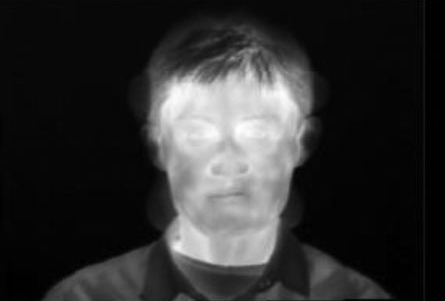
%> input picture DATABASE/1.jpg, 445 x 301 px; its folder holds only this picture in this run
$ octave FINALDEMO.m   (GNU Octave 9; MATLAB toolbox functions it lacks are replaced by stand-ins)
%> lines starting %> are read from the running program, lines starting %| are printed output that depends on the picture; in (x1, y1, x2, y2) boxes, pixels count from 0 and x2, y2 are one past the last pixel; in counts of white or black regions, pixels touching at a corner belong together; the program's own positions count from 1
### enhancement.m
function [shapSkeleton thermalimage Ioo U out]=enhancement(I)

%% 1) Thermal Infrared Image Registration


[r c d]=size(I);

I1=rgb2gray(I);
figure;imshow(I1);title('gray');
t=graythresh(I1);
I2=im2bw(I1,t);
%% 2) Thermal Signature Extraction:
% a) Face segmentation

I1=double(I1);
I2=double(I2);
I3=I2.*I1;
I3=uint8(I3);

m = zeros(size(I3,1),size(I3,2));          %-- create initial mask
m(80:103,123:232) = 1;

I4 = imresize(I3,.5);  %-- make image smaller
m = imresize(m,.5);  %     for fast computation

seg = DFACRS(I4, m, 240); %-- Run segmentation

seg=double(imresize(seg,[r c]));
I3=double(I3);
act_cont_seg=I3.*seg;
act_cont_seg=uint8(act_cont_seg);
figure;imshow(act_cont_seg);title('Face Segmentation');
% b) Noise removal
num_iter=15;
delta_t=1/7;
kappa = 30;
option = 2;

act_cont_seg=double(act_cont_seg);
dircfil = directional_filter(act_cont_seg,45);
dircfil=uint8(dircfil);

diff_im = anisodiff2D(dircfil, num_iter, delta_t, kappa, option);
diff_im=uint8(diff_im);
figure;imshow(diff_im);title('Noise Removal');
% c) Image morphology
diff_im=double(diff_im);
se = strel('disk',2);
tophatFiltered = imtophat(diff_im,se);
tophatFiltered=~tophatFiltered;
figure;imshow(tophatFiltered);title('TopHat');
% d) Postprocessing
interval = [0 1 1; 1  1 1; 0  1  0];
hitmiss = bwhitmiss(tophatFiltered,interval);

imagen_binario_complemento = imcomplement(hitmiss);
figure;imshow(imagen_binario_complemento);title('dirction1');
imagen_previa = imfill(imagen_binario_complemento ,'holes');

Skeleton = bwmorph(imagen_previa ,'skel',inf);
figure;imshow(Skeleton);title('skeleton');
% e) Generation of thermal signature template
se1 = strel('disk',1);
closeSkeleton = imdilate(Skeleton,se1);

shapSkeleton = bwareaopen(closeSkeleton,30);
figure;imshow(shapSkeleton);title('Image shape Skeleton');

temp=double(~shapSkeleton);
thermalimage=I1.*temp;

thermalimage=uint8(thermalimage);


%% C. Distance-Based Similarity Measure for Thermal Infrared Signatures and Template Matching

TrainDatabasePath =('./DATABASE/');
TrainFiles = dir(TrainDatabasePath);
Train_Number = 0;

for i = 1:size(TrainFiles,1)
    if not(strcmp(TrainFiles(i).name,'.')|strcmp(TrainFiles(i).name,'..')|strcmp(TrainFiles(i).name,'Thumbs.db'))
        Train_Number = Train_Number + 1;
    end
end
datanum=Train_Number;

T = [];

for i = 1 : Train_Number
    str = int2str(i);
    str = strcat('\',str,'.jpg');
    str = strcat(TrainDatabasePath,str);
    indata = imread(str);
    img=imresize(indata,[301 445]);
    [r c d]=size(img);
    if d==3
        img = rgb2gray(img);
    else
        img=img;
    end

    [irow icol] = size(img);
    temp = reshape(img',irow*icol,1);

    T = [T temp];

end

m = mean(T,2);
Train_Number = size(T,2);
A = [];

for i = 1 : Train_Number
    temp = double(T(:,i)) - m;
    A = [A temp];
end

L = A'*A;
[V D] = eig(L);
L_eig_vec = [];

for i = 1 : size(V,2)
    if( D(i,i)>1 )
        L_eig_vec = [L_eig_vec V(:,i)];
    end
end

Eigenfaces = A'.* max(max(L_eig_vec));
dataimage=img;

OutputName = Euclideandistances(thermalimage,m, A, Eigenfaces,datanum);

str = strcat(TrainDatabasePath,OutputName);
U=imread(str);


[dataimg shSkel]=enhanthermalprocess(U);

X=shapSkeleton-shSkel;
Xmax=max(max(X));

total_matched_percentage=ait_picmatch(thermalimage,dataimg)

if Xmax==0
    if(total_matched_percentage >= 90)
        X= num2str(total_matched_percentage);
        A_B=sprintf('%s PERCENTAGE *MATCHED*',X);
        out=1;
    else
        X=num2str(total_matched_percentage);
        A_B=sprintf('%s PERCENTAGE *NOT MATCHED*',X);
        OutputName='ImgNotIndB.jpg';
        U=imread(OutputName);
        out=0;
    end
else
    X=num2str(total_matched_percentage);
    A_B=sprintf('%s PERCENTAGE *NOT MATCHED*',X);
    OutputName='ImgNotIndB.jpg';
    U=imread(OutputName);
    out=0;
end

result=imresize(text2im(A_B),[50 600]);

Ioo(:,:,1)=result*255;
Ioo(:,:,2)=0;
Ioo(:,:,3)=0;

### DFACRS.m
% Region Based dual-front Active Contour Segmentation
%
% seg = region_seg(I,init_mask,max_its,alpha,display)
%
% Inputs: I           2D image
%         init_mask   Initialization (1 = foreground, 0 = bg)
%         max_its     Number of iterations to run segmentation for
%         alpha       (optional) Weight of smoothing term
%                       higer = smoother.  default = 0.2
%         display     (optional) displays intermediate outputs
%                       default = true
%
% Outputs: seg        Final segmentation mask (1=fg, 0=bg)


% Example:
% img = imread('tire.tif');
% m = zeros(size(img));
% m(33:33+117,44:44+128) = 1;
% seg = region_seg(img,m,500);
%
%------------------------------------------------------------------------
function seg = DFACRS(I,init_mask,max_its,alpha,display)

  %-- default value for parameter alpha is .1
  if(~exist('alpha','var'))
    alpha = .2;
  end
  %-- default behavior is to display intermediate outputs
  if(~exist('display','var'))
    display = true;
  end
  %-- ensures image is 2D double matrix
  I = im2graydouble(I);

  %-- Create a signed distance map (SDF) from mask
  phi = mask2phi(init_mask);

  %--main loop
  for its = 1:max_its   % Note: no automatic convergence test

    idx = find(phi <= 1.2 & phi >= -1.2);  %get the curve's narrow band

    %-- find interior and exterior mean
    upts = find(phi<=0);                 % interior points
    vpts = find(phi>0);                  % exterior points
    u = sum(I(upts))/(length(upts)+eps); % interior mean
    v = sum(I(vpts))/(length(vpts)+eps); % exterior mean

    F = (I(idx)-u).^2-(I(idx)-v).^2;         % force from image information
    curvature = get_curvature(phi,idx);  % force from curvature penalty

    dphidt = F./max(abs(F)) + alpha*curvature;  % gradient descent to minimize energy

    %-- maintain the CFL condition
    dt = .45/(max(dphidt)+eps);

    %-- evolve the curve
    phi(idx) = phi(idx) + dt.*dphidt;

    %-- Keep SDF smooth
    phi = sussman(phi, .5);

    %-- intermediate output
    if((display>0)&&(mod(its,20) == 0))
      showCurveAndPhi(I,phi,its);
    end
  end

  %-- final output
  if(display)
    showCurveAndPhi(I,phi,its);
  end

  %-- make mask from SDF
  seg = phi<=0; %-- Get mask from levelset


%---------------------------------------------------------------------
%---------------------------------------------------------------------
%-- AUXILIARY FUNCTIONS ----------------------------------------------
%---------------------------------------------------------------------
%---------------------------------------------------------------------


%-- Displays the image with curve superimposed
function showCurveAndPhi(I, phi, i)
  imshow(I,'initialmagnification',200,'displayrange',[0 255]); hold on;
  contour(phi, [0 0], 'g','LineWidth',4);
  contour(phi, [0 0], 'r','LineWidth',2);
  hold off; title([num2str(i) ' Iterations']); drawnow;

%-- converts a mask to a SDF
function phi = mask2phi(init_a)
  phi=bwdist(init_a)-bwdist(1-init_a)+im2double(init_a)-.5;

%-- compute curvature along SDF
function curvature = get_curvature(phi,idx)
    [dimy, dimx] = size(phi);
    [y x] = ind2sub([dimy,dimx],idx);  % get subscripts

    %-- get subscripts of neighbors
    ym1 = y-1; xm1 = x-1; yp1 = y+1; xp1 = x+1;

    %-- bounds checking
    ym1(ym1<1) = 1; xm1(xm1<1) = 1;
    yp1(yp1>dimy)=dimy; xp1(xp1>dimx) = dimx;

    %-- get indexes for 8 neighbors
    idup = sub2ind(size(phi),yp1,x);
    iddn = sub2ind(size(phi),ym1,x);
    idlt = sub2ind(size(phi),y,xm1);
    idrt = sub2ind(size(phi),y,xp1);
    idul = sub2ind(size(phi),yp1,xm1);
    idur = sub2ind(size(phi),yp1,xp1);
    iddl = sub2ind(size(phi),ym1,xm1);
    iddr = sub2ind(size(phi),ym1,xp1);

    %-- get central derivatives of SDF at x,y
    phi_x  = -phi(idlt)+phi(idrt);
    phi_y  = -phi(iddn)+phi(idup);
    phi_xx = phi(idlt)-2*phi(idx)+phi(idrt);
    phi_yy = phi(iddn)-2*phi(idx)+phi(idup);
    phi_xy = -0.25*phi(iddl)-0.25*phi(idur)...
             +0.25*phi(iddr)+0.25*phi(idul);
    phi_x2 = phi_x.^2;
    phi_y2 = phi_y.^2;

    %-- compute curvature (Kappa)
    curvature = ((phi_x2.*phi_yy + phi_y2.*phi_xx - 2*phi_x.*phi_y.*phi_xy)./...
              (phi_x2 + phi_y2 +eps).^(3/2)).*(phi_x2 + phi_y2).^(1/2);

%-- Converts image to one channel (grayscale) double
function img = im2graydouble(img)
  [dimy, dimx, c] = size(img);
  if(isfloat(img)) % image is a double
    if(c==3)
      img = rgb2gray(uint8(img));
    end
  else           % image is a int
    if(c==3)
      img = rgb2gray(img);
    end
    img = double(img);
  end

%-- level set re-initialization by the sussman method
function D = sussman(D, dt)
  % forward/backward differences
  a = D - shiftR(D); % backward
  b = shiftL(D) - D; % forward
  c = D - shiftD(D); % backward
  d = shiftU(D) - D; % forward

  a_p = a;  a_n = a; % a+ and a-
  b_p = b;  b_n = b;
  c_p = c;  c_n = c;
  d_p = d;  d_n = d;

  a_p(a < 0) = 0;
  a_n(a > 0) = 0;
  b_p(b < 0) = 0;
  b_n(b > 0) = 0;
  c_p(c < 0) = 0;
  c_n(c > 0) = 0;
  d_p(d < 0) = 0;
  d_n(d > 0) = 0;

  dD = zeros(size(D));
  D_neg_ind = find(D < 0);
  D_pos_ind = find(D > 0);
  dD(D_pos_ind) = sqrt(max(a_p(D_pos_ind).^2, b_n(D_pos_ind).^2) ...
                       + max(c_p(D_pos_ind).^2, d_n(D_pos_ind).^2)) - 1;
  dD(D_neg_ind) = sqrt(max(a_n(D_neg_ind).^2, b_p(D_neg_ind).^2) ...
                       + max(c_n(D_neg_ind).^2, d_p(D_neg_ind).^2)) - 1;

  D = D - dt .* sussman_sign(D) .* dD;

%-- whole matrix derivatives
function shift = shiftD(M)
  shift = shiftR(M')';

function shift = shiftL(M)
  shift = [ M(:,2:size(M,2)) M(:,size(M,2)) ];

function shift = shiftR(M)
  shift = [ M(:,1) M(:,1:size(M,2)-1) ];

function shift = shiftU(M)
  shift = shiftL(M')';

function S = sussman_sign(D)
  S = D ./ sqrt(D.^2 + 1);


### directional_filter.m
function [J,h] = directional_filter(I,arg1)

if ~exist('I','var') || isempty(I)
   I = imread('cameraman.tif');
end
I = mean(double(I),3);


if ~exist('arg1','var') || ~isstruct(arg1)


    usageMode = 1;


    if ~exist('arg1','var') || isempty(arg1)
      arg1 = 0;
    end
    theta = -arg1*(pi/180);


    if ~exist('arg2','var') || isempty(arg2)
       arg2 = 1;
    end
    sigma = arg2;


    if ~exist('arg3','var') || isempty(arg3)
       arg3 = false;
    end
    vis = arg3;

else


    usageMode = 2;


    h = arg1;
    theta = -h.theta*(pi/180);
    sigma = h.sigma;
    g = h.g;
    gp = h.gp;


    if ~exist('arg2','var') || isempty(arg2)
       arg2 = false;
    end
    vis = arg2;

end


if usageMode == 1


   Wx = floor((5/2)*sigma);
   if Wx < 1
      Wx = 1
   end
   x = [-Wx:Wx];


   g = exp(-(x.^2)/(2*sigma^2));
   gp = -(x/sigma).*exp(-(x.^2)/(2*sigma^2));


   h.g = g;
   h.gp = gp;
   h.theta = -theta*(180/pi);
   h.sigma = sigma;

end


Ix = conv2(conv2(I,-gp,'same'),g','same');
Iy = conv2(conv2(I,g,'same'),-gp','same');


J = cos(theta)*Ix+sin(theta)*Iy;


if vis
   figure(1); clf; set(gcf,'Name','Oriented Filtering');
   subplot(2,2,1); imagesc(I); axis image; colormap(gray);
      title('Input Image');
   subplot(2,2,2); imagesc(J); axis image; colormap(gray);
      title(['Filtered Image (\theta = ',num2str(-theta*(180/pi)),'{\circ})']);
   subplot(2,1,2); imagesc(cos(theta)*(g'*gp)+sin(theta)*(gp'*g));
      axis image; colormap(gray);
      title(['Oriented Filter (\theta = ',num2str(-theta*(180/pi)),'{\circ})']);
end


### anisodiff2D.m
function diff_im = anisodiff2D(im, num_iter, delta_t, kappa, option)
%ANISODIFF2D Conventional anisotropic diffusion
%   DIFF_IM = ANISODIFF2D(IM, NUM_ITER, DELTA_T, KAPPA, OPTION) perfoms
%   conventional anisotropic diffusion (Perona & Malik) upon a gray scale
%   image. A 2D network structure of 8 neighboring nodes is considered for
%   diffusion conduction.
%
%       ARGUMENT DESCRIPTION:
%               IM       - gray scale image (MxN).
%               NUM_ITER - number of iterations.
%               DELTA_T  - integration constant (0 <= delta_t <= 1/7).
%                          Usually, due to numerical stability this
%                          parameter is set to its maximum value.
%               KAPPA    - gradient modulus threshold that controls the conduction.
%               OPTION   - conduction coefficient functions proposed by Perona & Malik:
%                          1 - c(x,y,t) = exp(-(nablaI/kappa).^2),
%                              privileges high-contrast edges over low-contrast ones.
%                          2 - c(x,y,t) = 1./(1 + (nablaI/kappa).^2),
%                              privileges wide regions over smaller ones.
%
%       OUTPUT DESCRIPTION:
%                DIFF_IM - (diffused) image with the largest scale-space parameter.
%
%   Example
%   -------------
%   s = phantom(512) + randn(512);
%   num_iter = 15;
%   delta_t = 1/7;
%   kappa = 30;
%   option = 2;
%   ad = anisodiff2D(s,num_iter,delta_t,kappa,option);
%   figure, subplot 121, imshow(s,[]), subplot 122, imshow(ad,[])
%
% See also anisodiff1D, anisodiff3D.

% References:
%   P. Perona and J. Malik.
%   Scale-Space and Edge Detection Using Anisotropic Diffusion.
%   IEEE Transactions on Pattern Analysis and Machine Intelligence,
%   12(7):629-639, July 1990.
%
%   G. Grieg, O. Kubler, R. Kikinis, and F. A. Jolesz.
%   Nonlinear Anisotropic Filtering of MRI Data.
%   IEEE Transactions on Medical Imaging,
%   11(2):221-232, June 1992.
%
%   MATLAB implementation based on Peter Kovesi's anisodiff(.):
%   P. D. Kovesi. MATLAB and Octave Functions for Computer Vision and Image Processing.
%   School of Computer Science & Software Engineering,
%   The University of Western Australia. Available from:
%   <http://www.csse.uwa.edu.au/~pk/research/matlabfns/>.
%
% Credits:
% Daniel Simoes Lopes
% ICIST
% Instituto Superior Tecnico - Universidade Tecnica de Lisboa
% danlopes (at) civil ist utl pt
% http://www.civil.ist.utl.pt/~danlopes
%
% May 2007 original version.

% Convert input image to double.
im = double(im);

% PDE (partial differential equation) initial condition.
diff_im = im;

% Center pixel distances.
dx = 1;
dy = 1;
dd = sqrt(2);

% 2D convolution masks - finite differences.
hN = [0 1 0; 0 -1 0; 0 0 0];
hS = [0 0 0; 0 -1 0; 0 1 0];
hE = [0 0 0; 0 -1 1; 0 0 0];
hW = [0 0 0; 1 -1 0; 0 0 0];
hNE = [0 0 1; 0 -1 0; 0 0 0];
hSE = [0 0 0; 0 -1 0; 0 0 1];
hSW = [0 0 0; 0 -1 0; 1 0 0];
hNW = [1 0 0; 0 -1 0; 0 0 0];

% Anisotropic diffusion.
for t = 1:num_iter

        % Finite differences. [imfilter(.,.,'conv') can be replaced by conv2(.,.,'same')]
        nablaN = imfilter(diff_im,hN,'conv');
        nablaS = imfilter(diff_im,hS,'conv');
        nablaW = imfilter(diff_im,hW,'conv');
        nablaE = imfilter(diff_im,hE,'conv');
        nablaNE = imfilter(diff_im,hNE,'conv');
        nablaSE = imfilter(diff_im,hSE,'conv');
        nablaSW = imfilter(diff_im,hSW,'conv');
        nablaNW = imfilter(diff_im,hNW,'conv');

        % Diffusion function.
        if option == 1
            cN = exp(-(nablaN/kappa).^2);
            cS = exp(-(nablaS/kappa).^2);
            cW = exp(-(nablaW/kappa).^2);
            cE = exp(-(nablaE/kappa).^2);
            cNE = exp(-(nablaNE/kappa).^2);
            cSE = exp(-(nablaSE/kappa).^2);
            cSW = exp(-(nablaSW/kappa).^2);
            cNW = exp(-(nablaNW/kappa).^2);
        elseif option == 2
            cN = 1./(1 + (nablaN/kappa).^2);
            cS = 1./(1 + (nablaS/kappa).^2);
            cW = 1./(1 + (nablaW/kappa).^2);
            cE = 1./(1 + (nablaE/kappa).^2);
            cNE = 1./(1 + (nablaNE/kappa).^2);
            cSE = 1./(1 + (nablaSE/kappa).^2);
            cSW = 1./(1 + (nablaSW/kappa).^2);
            cNW = 1./(1 + (nablaNW/kappa).^2);
        end

        % Discrete PDE solution.
        diff_im = diff_im + ...
                  delta_t*(...
                  (1/(dy^2))*cN.*nablaN + (1/(dy^2))*cS.*nablaS + ...
                  (1/(dx^2))*cW.*nablaW + (1/(dx^2))*cE.*nablaE + ...
                  (1/(dd^2))*cNE.*nablaNE + (1/(dd^2))*cSE.*nablaSE + ...
                  (1/(dd^2))*cSW.*nablaSW + (1/(dd^2))*cNW.*nablaNW );

        % Iteration warning.
%         fprintf('\rIteration %d\n',t);
end

### FINALDEMO.m
clc;
close all;
clear all;
run_function;
%> (this line was passed over: run_function is not available in this run)
warning off;

[fn fp]=uigetfile({'*.jpg;*.jpeg;*.bmp;*.png','All video Files';...
          '*.*','All Files' },'mytitle',...
          'C:\Work\Twin_A');
%> the answer given: DATABASE/1.jpg
QueryImageName=[fp fn];

I =imresize(imread(QueryImageName),[301 445]);
%> I is the input picture: size 301x445x3 uint8; min 0, max 254, mean 47.7

%% enhancement
[shapSkeleton1 thermalimage1 Ioo1 U1 out1]=enhancement(I);
%> in enhancement, `t=graythresh(I1);`: t = 0.384
%> in enhancement, `I2=im2bw(I1,t);`:
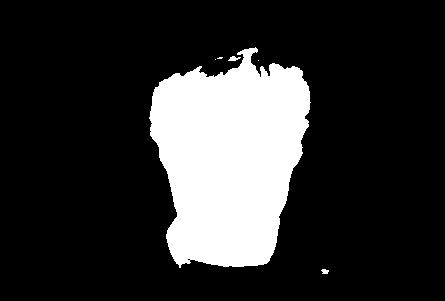
%> I2: size 301x445 logical; 19.1% white; 6 white regions (3 under 20 px), largest, box (x1, y1, x2, y2) and area: (149, 47, 311, 268) 25540, (228, 56, 241, 61) 39, (321, 269, 329, 274) 30
%> in enhancement, `m(80:103,123:232) = 1;`: m: size 301x445 double; values 0 (black) and 1 (white), 2% white; 1 white region, box (x1, y1, x2, y2) and area: (122, 79, 232, 103) 2640
%> the loop in DFACRS, `for its = 1:max_its` made 240 passes
%> (u, v, dt) on passes 1 to 3: (131.9, 32.7, 0.677), (148.6, 32.03, 0.534), (172.8, 31.71, 0.48)
%> pass 1, in sussman, `a = D - shiftR(D);`:
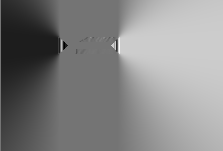
%> a: size 151x223 single; min -1.33, max 1.58, mean 0.183; drawn with min black and max white
%> after the loop in DFACRS, `for its = 1:max_its`:
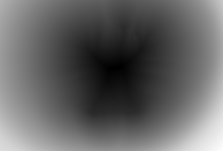
%> phi: size 151x223 single; min -30.2, max 143.8, mean 38.9; drawn with min black and max white
%> after the loop in DFACRS, `for its = 1:max_its`:
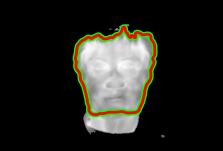
%> figure redrawn from the program's plot data; its title reads '240 Iterations'
%> in DFACRS, `seg = phi<=0;`: seg: size 151x223 logical; 15.4% white; 1 white region, box (x1, y1, x2, y2) and area: (75, 27, 155, 115) 5199
%> in enhancement, `seg=double(imresize(seg,[r c]));`: seg: size 301x445 double; values 0 (black) and 1 (white), 15.3% white; 1 white region, box (x1, y1, x2, y2) and area: (150, 54, 309, 229) 20505
%> the loop in anisodiff2D, `for t = 1:num_iter` made 15 passes
%> pass 1, in anisodiff2D, `nablaE = imfilter(diff_im,hE,'conv');`:
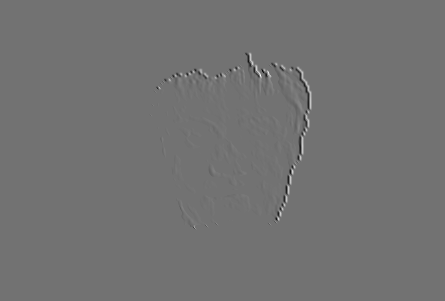
%> nablaE: size 301x445 double; min -185, max 226, mean 0; drawn with min black and max white
%> after the loop in anisodiff2D, `for t = 1:num_iter`:
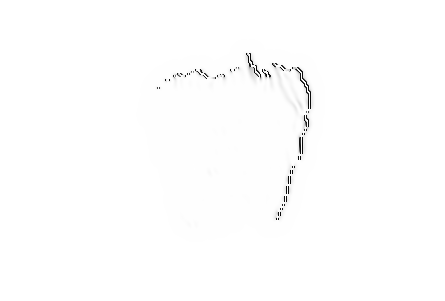
%> cE: size 301x445 double; min 0.026, max 1, mean 0.996
%> in enhancement, `tophatFiltered=~tophatFiltered;`: tophatFiltered: size 301x445 logical; 97.6% white; 159 black regions (130 under 20 px), largest, box (x1, y1, x2, y2) and area: (269, 60, 311, 224) 947, (243, 48, 262, 90) 170, (195, 69, 226, 89) 158
%> in enhancement, `hitmiss = bwhitmiss(tophatFiltered,interval);`: hitmiss: size 301x445 logical; every value is 0
%> in enhancement, `imagen_binario_complemento = imcomplement(hitmiss);`: imagen_binario_complemento: size 301x445 logical; every value is 1
%> in enhancement, `Skeleton = bwmorph(imagen_previa ,'skel',inf);`: Skeleton: size 301x445 logical; 0.56% white in thin lines or dots
%> in enhancement, `closeSkeleton = imdilate(Skeleton,se1);`:
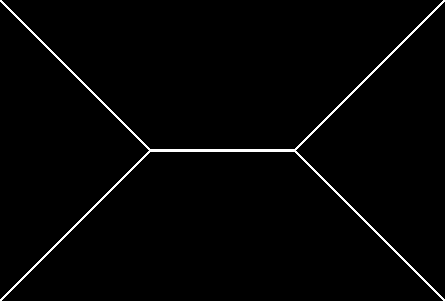
%> closeSkeleton: size 301x445 logical; 1.7% white in thin lines or dots
%> in enhancement, `temp=double(~shapSkeleton);`: temp: size 301x445 double; values 0 (black) and 1 (white), 98.3% white; black in thin lines or dots
%> in enhancement, `L = A'*A;`: L = 0
%> in enhancement, `[V D] = eig(L);`: V = 1; D = 0
%> the run ends on the next line

$ run again, on DATABASE/13.jpg
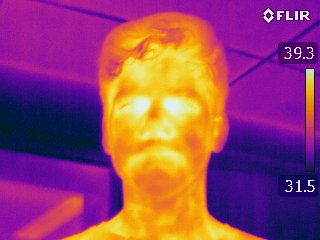
%> input picture DATABASE/13.jpg, 320 x 240 px
%> t = 0.451
%> m: size 301x445 double; values 0 (black) and 1 (white), 2% white; 1 white region, box (x1, y1, x2, y2) and area: (122, 79, 232, 103) 2640
%> the loop in DFACRS, `for its = 1:max_its` made 240 passes
%> (u, v, dt) on passes 1 to 3: (142.4, 56.15, 0.447), (148.2, 55.95, 0.414), (171.3, 55.14, 0.364)
%> after the loop in DFACRS, `for its = 1:max_its`:
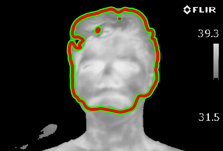
%> figure redrawn from the program's plot data; its title reads '240 Iterations'
%> in enhancement, `tophatFiltered=~tophatFiltered;`:
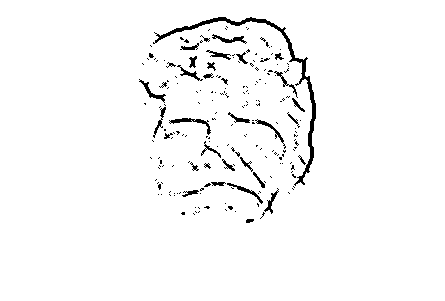
%> tophatFiltered: size 301x445 logical; 97.1% white; 202 black regions (168 under 20 px), largest, box (x1, y1, x2, y2) and area: (153, 17, 316, 186) 1204, (169, 118, 211, 135) 162, (139, 79, 166, 103) 130
%> hitmiss: size 301x445 logical; every value is 0
%> imagen_binario_complemento: size 301x445 logical; every value is 1
%> Skeleton: size 301x445 logical; 0.56% white in thin lines or dots
%> closeSkeleton: size 301x445 logical; 1.7% white in thin lines or dots
%> temp: size 301x445 double; values 0 (black) and 1 (white), 98.3% white; black in thin lines or dots

$ run again, on DATABASE/14.jpg
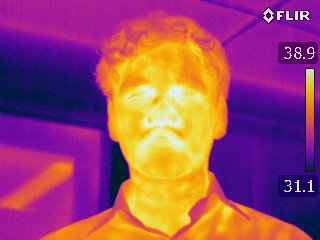
%> input picture DATABASE/14.jpg, 320 x 240 px
%> t = 0.459
%> m: size 301x445 double; values 0 (black) and 1 (white), 2% white; 1 white region, box (x1, y1, x2, y2) and area: (122, 79, 232, 103) 2640
%> the loop in DFACRS, `for its = 1:max_its` made 240 passes
%> (u, v, dt) on passes 1 to 3: (145.4, 60.33, 0.423), (149, 60.17, 0.418), (169.5, 59.54, 0.38)
%> after the loop in DFACRS, `for its = 1:max_its`:
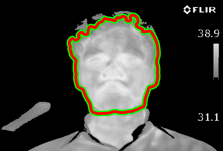
%> figure redrawn from the program's plot data; its title reads '240 Iterations'
%> in enhancement, `tophatFiltered=~tophatFiltered;`:
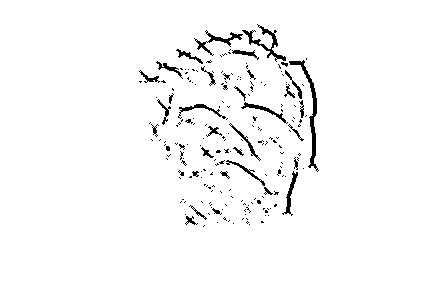
%> tophatFiltered: size 301x445 logical; 97.2% white; black in thin lines or dots, all inside (x1, y1, x2, y2) = (139, 24, 319, 227)
%> hitmiss: size 301x445 logical; every value is 0
%> imagen_binario_complemento: size 301x445 logical; every value is 1
%> Skeleton: size 301x445 logical; 0.56% white in thin lines or dots
%> closeSkeleton: size 301x445 logical; 1.7% white in thin lines or dots
%> temp: size 301x445 double; values 0 (black) and 1 (white), 98.3% white; black in thin lines or dots

$ run again, on DATABASE/15.jpg
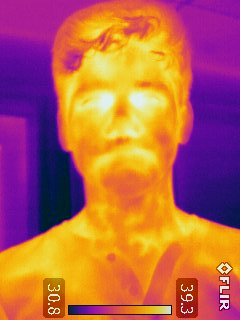
%> input picture DATABASE/15.jpg, 240 x 320 px
%> t = 0.443
%> m: size 301x445 double; values 0 (black) and 1 (white), 2% white; 1 white region, box (x1, y1, x2, y2) and area: (122, 79, 232, 103) 2640
%> the loop in DFACRS, `for its = 1:max_its` made 240 passes
%> (u, v, dt) on passes 1 to 3: (199.2, 94.77, 8.03), (198.6, 93.42, 8.27), (197.8, 92.96, 3.29)
%> in enhancement, `tophatFiltered=~tophatFiltered;`:
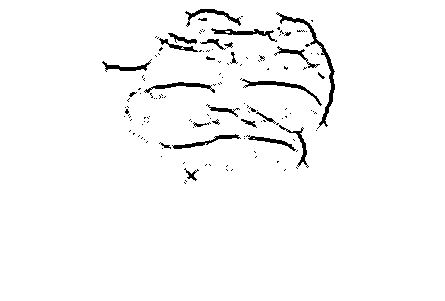
%> tophatFiltered: size 301x445 logical; 97.2% white; 136 black regions (112 under 20 px), largest, box (x1, y1, x2, y2) and area: (276, 12, 335, 129) 560, (242, 79, 322, 106) 298, (211, 28, 277, 42) 260
%> hitmiss: size 301x445 logical; every value is 0
%> imagen_binario_complemento: size 301x445 logical; every value is 1
%> Skeleton: size 301x445 logical; 0.56% white in thin lines or dots
%> closeSkeleton: size 301x445 logical; 1.7% white in thin lines or dots
%> temp: size 301x445 double; values 0 (black) and 1 (white), 98.3% white; black in thin lines or dots
